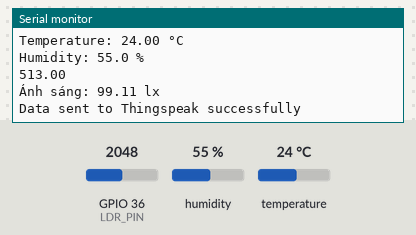
Recording of a sketch running on a simulated ESP32. On the bench: the last lines printed to the serial monitor. The test bench sets the inputs (shaded band); at power-on: GPIO 36 (LDR_PIN) = 2048, humidity 55 %, temperature 24 °C. WiFi joins after 1.5 s; servers stay silent unless stated.

Above: at 3.2 s.
3.3 s: GPIO 36 (LDR_PIN) set to 0
At 12.53 s:
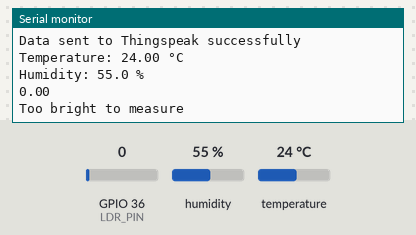
13.8 s: humidity set to 22 %
At 14.8 s:
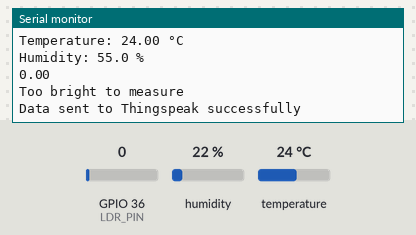
21.5 s: temperature set to 12 °C
At 22.84 s:
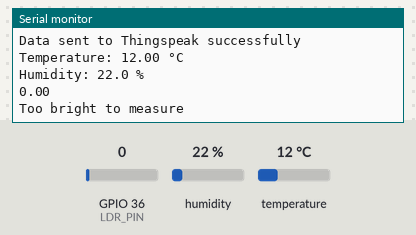
29.2 s: GPIO 36 (LDR_PIN) set to 491
At 33.15 s:
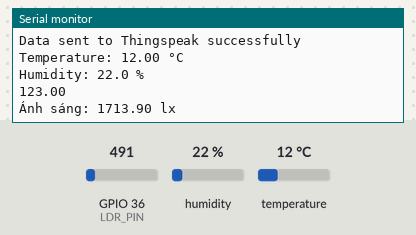
36.9 s: humidity set to 40 %
At 44.0 s:
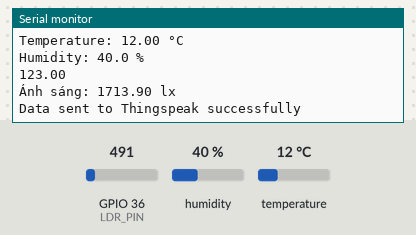
Timing chart, 0 to 45.5 s (numbered marks = the images above; inputs shaded):
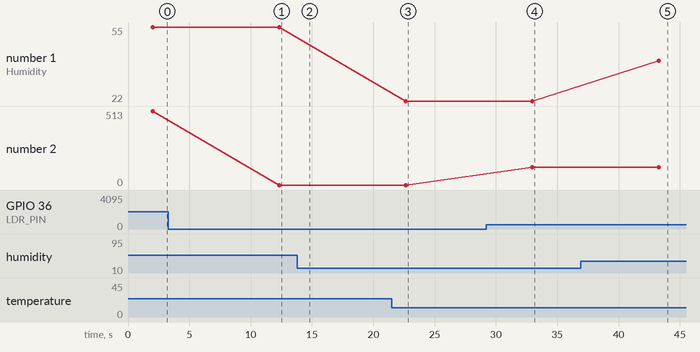

The sketch:

esp32-dht22.ino
```cpp
#include "DHTesp.h"
#include <WiFi.h>
#include "ThingSpeak.h"
#include <HTTPClient.h>
#include <Adafruit_Sensor.h>

const char* ssid = "Wokwi-GUEST";
const char* password = "";
const char* server = "api.thingspeak.com";
const String apikey = "8BYKHYI9QC1HC65P";
// #define LDR_PIN 2
const int LDR_PIN = A0;
const float GAMMA = 0.7;
const float RL10 = 50;
const int DHT_PIN = 15;
DHTesp dhtSensor;
WiFiClient client;

void setup() {
  Serial.begin(115200);
  WiFi.begin(ssid, password);

  while (WiFi.status() != WL_CONNECTED) {
    delay(1000);
    Serial.println("Connecting to WiFi...");
  }

  ThingSpeak.begin(client);
  dhtSensor.setup(DHT_PIN, DHTesp::DHT22);

  pinMode(LDR_PIN, INPUT);
}

void loop() {
  TempAndHumidity data = dhtSensor.getTempAndHumidity();
  float valueLDR = analogRead(LDR_PIN);
  Serial.print("Temperature: ");
  Serial.print(data.temperature, 2);
  Serial.println(" °C");
  Serial.print("Humidity: ");
  Serial.print(data.humidity, 1);
  Serial.println(" %");

  valueLDR = map(valueLDR, 4095, 0, 1024, 0);
  float voltage = valueLDR / 1024. * 5;
  float resistance = 2000 * voltage / (1 - voltage / 5);
  float lux = pow(RL10 * 1e3 * pow(10, GAMMA) / resistance, (1 / GAMMA));
  Serial.println(valueLDR);
  if(isfinite(lux))
  {
    Serial.print("Ánh sáng: ");
    Serial.print(lux);
    Serial.println(" lx");
  }
  else
  {
    Serial.println("Too bright to measure");
  }

  if (WiFi.status() == WL_CONNECTED) {
    ThingSpeak.setField(1, data.temperature);
    ThingSpeak.setField(2, data.humidity);
    ThingSpeak.setField(3,lux);
    int httpResponseCode = ThingSpeak.writeFields(1, apikey.c_str());
    if (httpResponseCode == 200) {
      Serial.println("Data sent to Thingspeak successfully");
    } else {
      Serial.print("Error sending data to Thingspeak. HTTP response code: ");
      Serial.println(httpResponseCode);
    }
  }
  delay(10000);
}
```

Measured:
- after the input at 3.3 s, the serial monitor: prints a new line after 9.0 s (image 1)
- after the input at 21.5 s, the serial monitor: prints a new line after 1.1 s (image 3)
- after the input at 29.2 s, the serial monitor: prints a new line after 3.7 s (image 4)
- after the input at 36.9 s, the serial monitor: prints a new line after 6.4 s (image 5)
- plotted number 1: 22 → 40 after the input at 36.9 s
- plotted number 2: 513 → 0 after the input at 3.3 s, 0 → 123 after the input at 29.2 s
